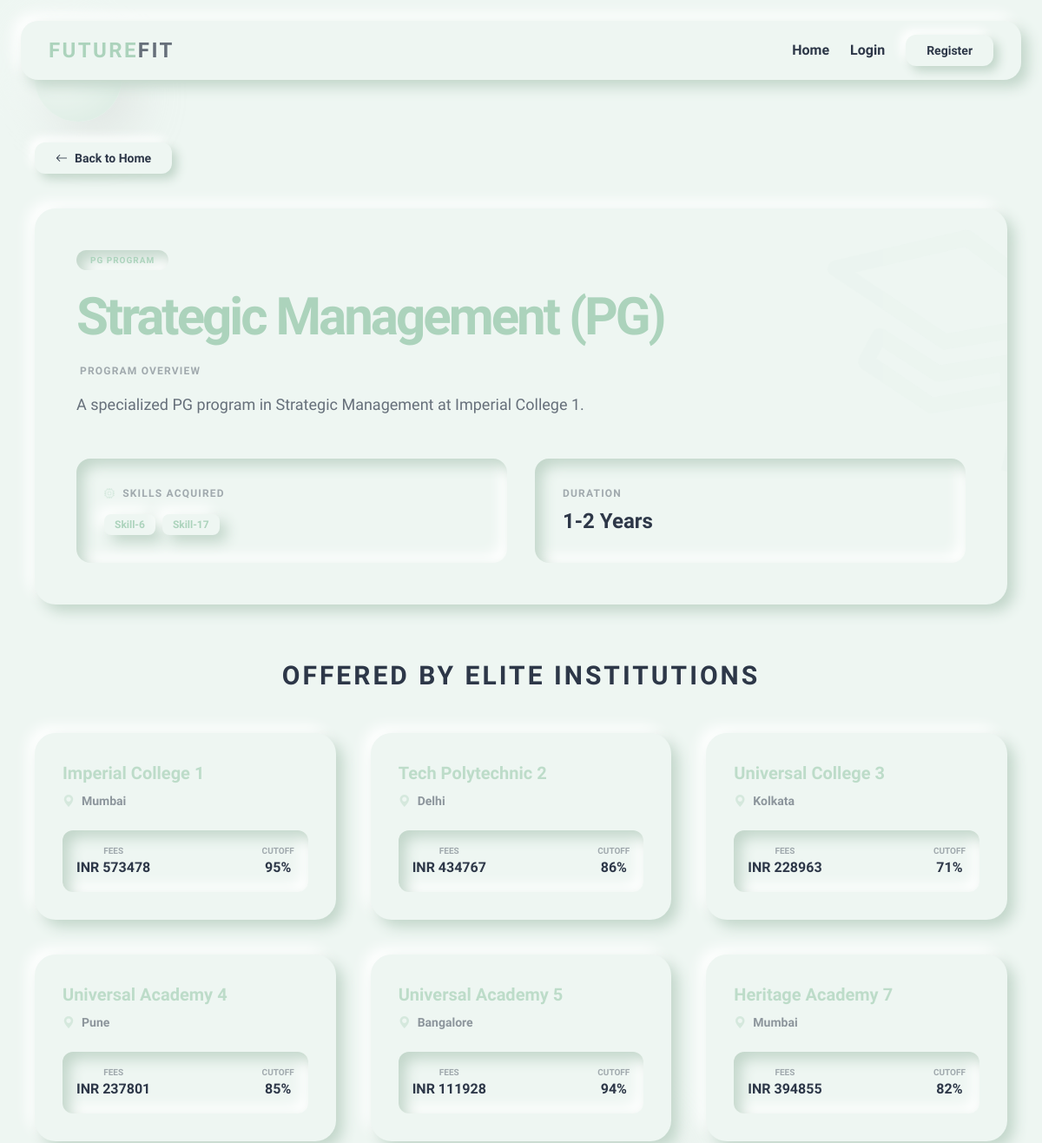
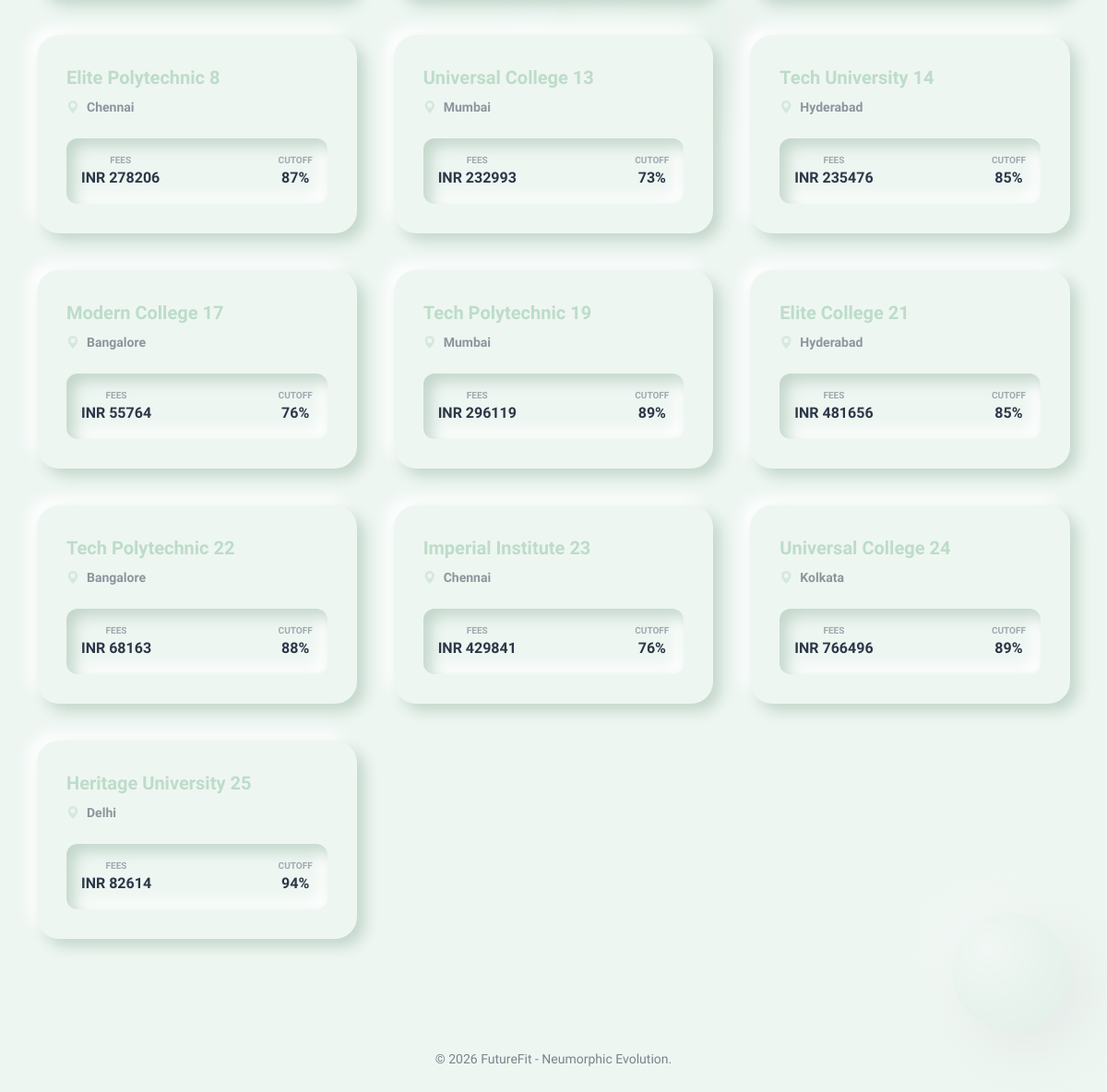
The page /course/1 on the database its author committed (2 pictures, top to bottom).
### src/models.py (models this page shows, shortened)
class Course(db.Model):
    id = db.Column(db.Integer, primary_key=True)
    title = db.Column(db.String(100), nullable=False)
    description = db.Column(db.Text, nullable=False)
    skills_required = db.Column(db.String(200), nullable=False)
    level = db.Column(db.String(20), nullable=False, default='UG') # 'Diploma', 'UG', 'PG'
    stream = db.Column(db.String(50)) # 'Engineering', 'Medical', 'Arts', etc.
    duration = db.Column(db.String(50)) # '3 Years', '4 Years', etc.
    mode = db.Column(db.String(50), default='Full-time') # 'Full-time', 'Online', 'Part-time'

class College(db.Model):
    id = db.Column(db.Integer, primary_key=True)
    name = db.Column(db.String(100), nullable=False)
    location = db.Column(db.String(100), nullable=False)
    affiliates = db.Column(db.String(200)) # Courses offered
    cutoff_score = db.Column(db.Integer)
    fees = db.Column(db.Integer)
    institute_type = db.Column(db.String(50)) # 'Government', 'Private', 'Deemed'
    ranking = db.Column(db.Integer) # NIRF Ranking
    facilities = db.Column(db.String(200)) # comma separated: 'Hostel,WiFi,etc'

### src/routes_user.py (the view)
@main.route("/course/<int:course_id>")
def course_details(course_id):
    course = Course.query.get_or_404(course_id)
    related_colleges = College.query.filter(College.affiliates.contains(course.title)).all()
    return render_template('course_detail.html', course=course, colleges=related_colleges)

### app.py (called while the page is built)
    @app.context_processor
    def inject_year():
        from datetime import datetime
        return {'year': datetime.utcnow().year}

### templates/course_detail.html
{% extends "layout.html" %}
{% block content %}
<div class="max-w-6xl mx-auto mt-12 px-4">
    <div class="mb-10">
        <a href="{{ url_for('main.index') }}"
            class="nm-btn rounded-xl py-2 px-6 text-sm font-bold flex items-center gap-2 w-fit">
            <i class="bi bi-arrow-left"></i> Back to Home
        </a>
    </div>
    <div class="nm-flat p-12 rounded-3xl mb-16 relative overflow-hidden">
        <div class="relative z-10">
            <div
                class="nm-inset px-4 py-1 rounded-full text-[10px] font-bold uppercase tracking-widest text-nm-primary w-fit mb-6">
                {{ course.level }} Program
            </div>
            <h1 class="font-orbitron text-4xl md:text-6xl font-bold text-nm-primary mb-6 tracking-tighter">{{
                course.title }}</h1>
            <div class="max-w-3xl mb-12">
                <h6 class="text-xs font-bold uppercase tracking-widest opacity-40 mb-4 ml-1">Program Overview</h6>
                <p class="text-lg text-nm-text opacity-70 leading-relaxed">
                    {{ course.description }}
                </p>
            </div>
            <div class="grid grid-cols-1 md:grid-cols-2 gap-8">
                <div class="nm-inset p-8 rounded-2xl">
                    <h5 class="text-xs font-bold uppercase tracking-widest opacity-40 mb-4 flex items-center gap-2">
                        <i class="bi bi-cpu text-nm-primary"></i> Skills Acquired
                    </h5>
                    <div class="flex flex-wrap gap-2">
                        {% for skill in course.skills_required.split(',') %}
                        <span class="nm-flat px-3 py-1 rounded-lg text-xs font-semibold text-nm-primary">{{
                            skill.strip() }}</span>
                        {% endfor %}
                    </div>
                </div>
                <div class="nm-inset p-8 rounded-2xl flex flex-col justify-center">
                    <h5 class="text-xs font-bold uppercase tracking-widest opacity-40 mb-2">Duration</h5>
                    <p class="text-2xl font-bold text-nm-text">
                        {% if 'Diploma' in course.level %} 1-2 Years {% elif 'UG' in course.level %} 3-4 Years {% else
                        %} 1-2 Years {% endif %}
                    </p>
                </div>
            </div>
        </div>
        <i
            class="bi bi-mortarboard absolute -right-20 -top-20 text-[300px] opacity-[0.03] text-nm-primary rotate-12"></i>
    </div>
    <div class="mb-20">
        <h2 class="font-orbitron text-3xl font-bold mb-12 text-center text-nm-text uppercase tracking-widest">Offered by
            Elite Institutions</h2>
        {% if colleges %}
        <div class="grid grid-cols-1 md:grid-cols-2 lg:grid-cols-3 gap-10">
            {% for college in colleges %}
            <a href="{{ url_for('main.college_details', college_id=college.id) }}"
                class="nm-flat p-8 flex flex-col h-full transform transition-all hover:-translate-y-2 rounded-3xl group">
                <h5
                    class="font-orbitron text-xl font-bold text-nm-accent mb-2 group-hover:text-nm-primary transition-colors">
                    {{ college.name }}</h5>
                <h6 class="text-sm font-semibold opacity-50 mb-6 flex items-center">
                    <i class="bi bi-geo-alt-fill mr-2 text-nm-accent"></i> {{ college.location }}
                </h6>
                <div class="nm-inset p-4 rounded-xl flex justify-between items-center mt-auto">
                    <div class="text-center">
                        <span class="block text-[10px] uppercase font-bold opacity-40">Fees</span>
                        <span class="font-bold text-nm-text">INR {{ college.fees }}</span>
                    </div>
                    <div class="text-center">
                        <span class="block text-[10px] uppercase font-bold opacity-40">Cutoff</span>
                        <span class="font-bold text-nm-text">{{ college.cutoff_score }}%</span>
                    </div>
                </div>
            </a>
            {% endfor %}
        </div>
        {% else %}
        <div class="nm-inset p-16 rounded-3xl text-center">
            <p class="opacity-40 italic">We are currently verifying the accreditation of institutions offering this
                specific program. Check back for the curated list.</p>
        </div>
        {% endif %}
    </div>
</div>
{% endblock %}

### static/css/neumorphic.css (style rules this page uses)
:root { --nm-bg: #eef6f2; --nm-surface: #eef6f2; --nm-shadow-dark: #c2d6ca; --nm-shadow-light: #ffffff; --nm-primary: #acd3bc; --nm-accent: #bddcc9; --nm-text: #2d3748; --nm-text-muted: #718096; }
body { background-color: var(--nm-bg); color: var(--nm-text); font-family: 'Rajdhani', sans-serif; }
.nm-flat { background: var(--nm-surface); border-radius: 20px; box-shadow: 8px 8px 16px var(--nm-shadow-dark), -8px -8px 16px var(--nm-shadow-light); transition: all 0.3s ease; }
.nm-inset { background: var(--nm-surface); border-radius: 20px; box-shadow: inset 8px 8px 16px var(--nm-shadow-dark), inset -8px -8px 16px var(--nm-shadow-light); }
.nm-btn { border: none; outline: none; padding: 10px 20px; background: var(--nm-surface); color: var(--nm-text); font-weight: 600; cursor: pointer; box-shadow: 6px 6px 12px var(--nm-shadow-dark), -6px -6px 12px var(--nm-shadow-light); transition: all 0.2s ease; }

### templates/layout.html (style rules this page uses)
.font-orbitron { font-family: 'Orbitron', sans-serif; }
.font-rajdhani { font-family: 'Rajdhani', sans-serif; }

### rows shown on the page
Course: level "PG", title "Strategic Management (PG)", description "A specialized PG program in Strategic Management at Imperial College 1."
College: name "Imperial College 1", location "Mumbai", fees "573478", cutoff_score "95"
College: name "Tech Polytechnic 2", location "Delhi", fees "434767", cutoff_score "86"
College: name "Universal College 3", location "Kolkata", fees "228963", cutoff_score "71"
College: name "Universal Academy 4", location "Pune", fees "237801", cutoff_score "85"
College: name "Universal Academy 5", location "Bangalore", fees "111928", cutoff_score "94"
College: name "Heritage Academy 7", location "Mumbai", fees "394855", cutoff_score "82"
College: name "Elite Polytechnic 8", location "Chennai", fees "278206", cutoff_score "87"
College: name "Universal College 13", location "Mumbai", fees "232993", cutoff_score "73"
College: name "Tech University 14", location "Hyderabad", fees "235476", cutoff_score "85"
College: name "Modern College 17", location "Bangalore", fees "55764", cutoff_score "76"
College: name "Tech Polytechnic 19", location "Mumbai", fees "296119", cutoff_score "89"
College: name "Elite College 21", location "Hyderabad", fees "481656", cutoff_score "85"
College: name "Tech Polytechnic 22", location "Bangalore", fees "68163", cutoff_score "88"
College: name "Imperial Institute 23", location "Chennai", fees "429841", cutoff_score "76"
College: name "Universal College 24", location "Kolkata", fees "766496", cutoff_score "89"
College: name "Heritage University 25", location "Delhi", fees "82614", cutoff_score "94"

### other values the page prints
{{ skill.strip() }} "Skill-6" "Skill-17"
